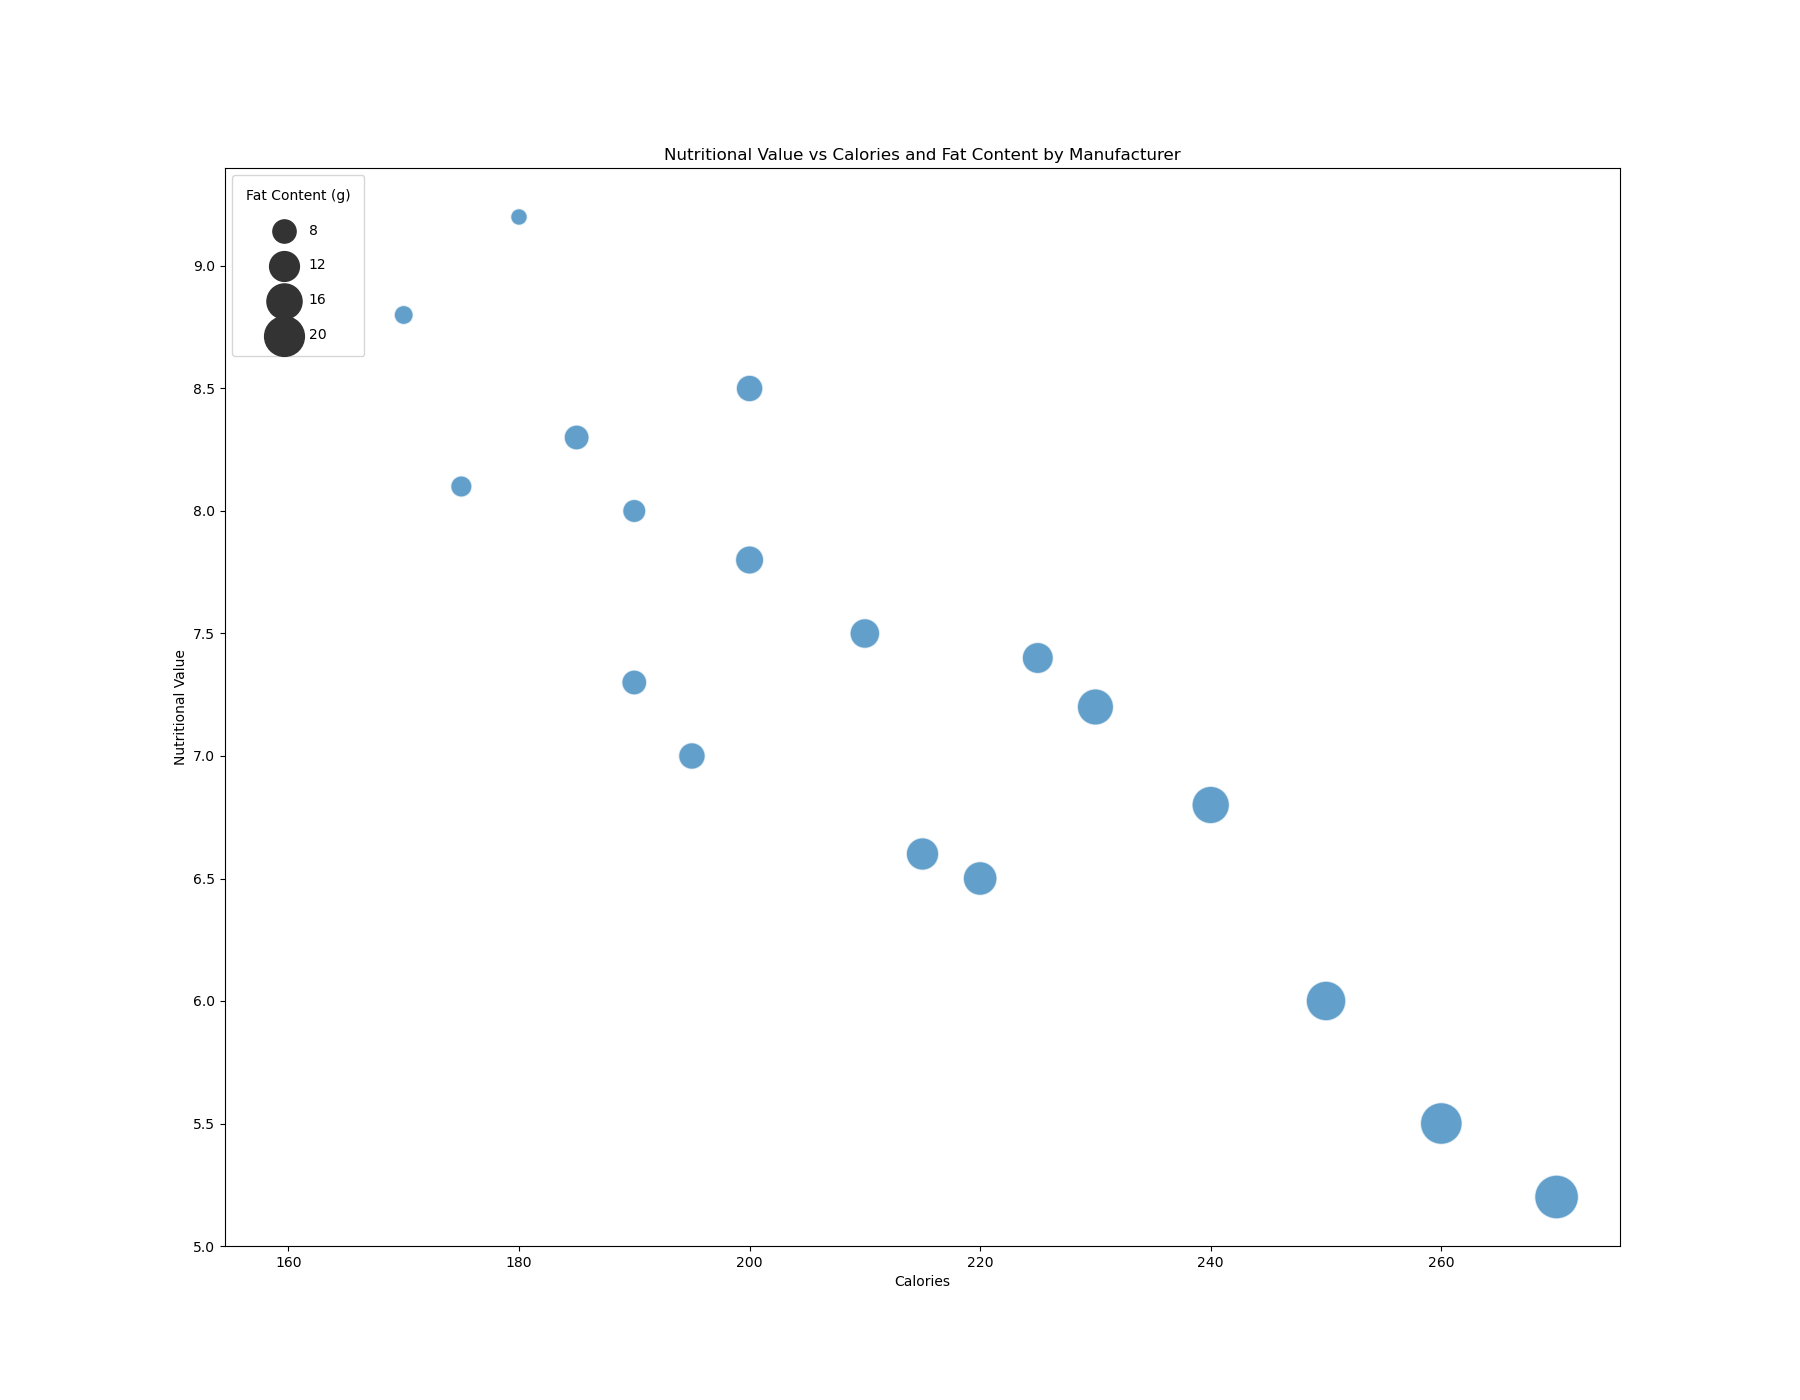

This figure's Python source:

import pandas as pd
import seaborn as sns
import matplotlib.pyplot as plt

# Load the data into a Pandas DataFrame
data = pd.DataFrame({
    "Manufacturer": ["Samsung", "Apple", "Huawei", "Xiaomi", "Oppo", 
                     "Vivo", "Motorola", "Lenovo", "LG", "Nokia", 
                     "Sony", "HTC", "Google", "OnePlus", "Realme", 
                     "Asus", "HP", "Dell", "Acer"],
    "NutritionalValue": [8.5, 9.2, 7.5, 8.0, 6.5, 7.0, 6.0, 6.8, 5.5, 7.2, 
                         8.8, 5.2, 9.0, 8.3, 7.8, 6.6, 7.4, 8.1, 7.3],
    "Calories": [200, 180, 210, 190, 220, 195, 250, 240, 260, 230, 170, 270, 
                 160, 185, 200, 215, 225, 175, 190],
    "FatContent": [10, 5, 12, 8, 15, 10, 20, 18, 22, 17, 6, 24, 4, 9, 11, 14, 
                   13, 7, 9],
    "Popularity": [95, 90, 85, 80, 75, 70, 65, 60, 55, 50, 45, 40, 35, 30, 
                   25, 28, 33, 38, 43],
})

# Plot
plt.figure(figsize=(18, 14))
bubble_chart = sns.scatterplot(data=data, x="Calories", y="NutritionalValue", 
                               size="FatContent", sizes=(100, 1000), 
                               alpha=0.7, palette=["#1F77B4", "#FF7F0E", 
                               "#2CA02C", "#D62728", "#9467BD", "#8C564B", 
                               "#E377C2", "#7F7F7F", "#BCBD22", "#17BECF",
                               "#AEC7E8", "#FFBB78", "#98DF8A", "#FF9896",
                               "#C5B0D5", "#C49C94", "#F7B6D2", "#C7C7C7", 
                               "#DBDB8D"])

# Customize the axes and title
bubble_chart.set_xlabel("Calories")
bubble_chart.set_ylabel("Nutritional Value")
bubble_chart.set_title("Nutritional Value vs Calories and Fat Content by Manufacturer")

# Legend for sizes
h, lbls = bubble_chart.get_legend_handles_labels()
bubble_chart.legend(h[1:5], lbls[1:5], title="Fat Content (g)", borderpad=1, 
                    loc='upper left', labelspacing=1.5)

plt.show()
